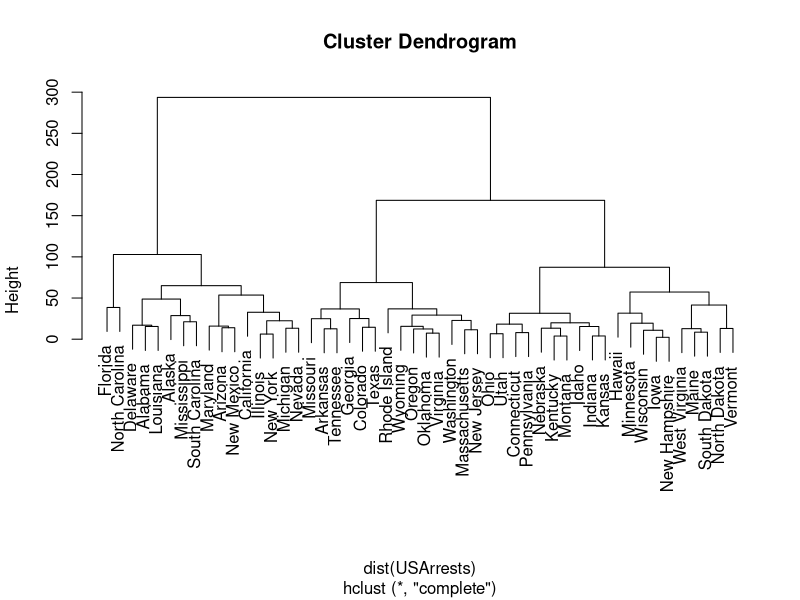
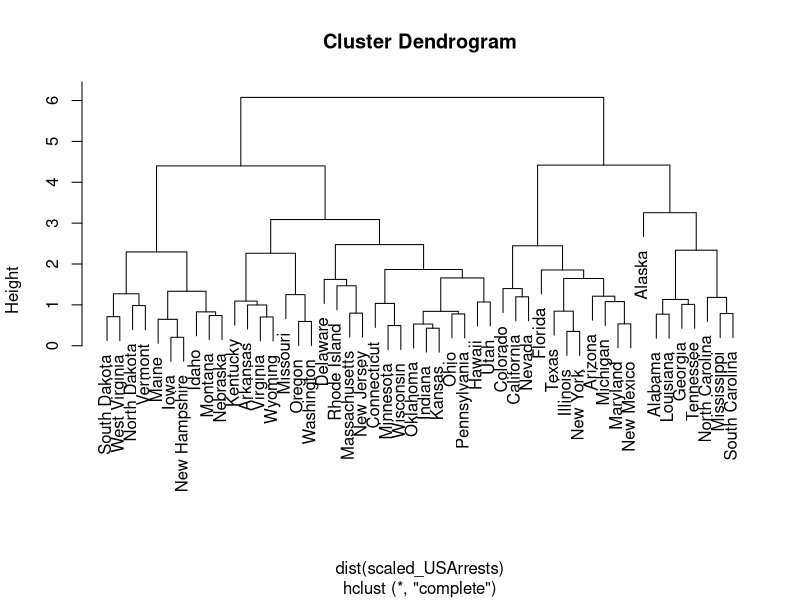
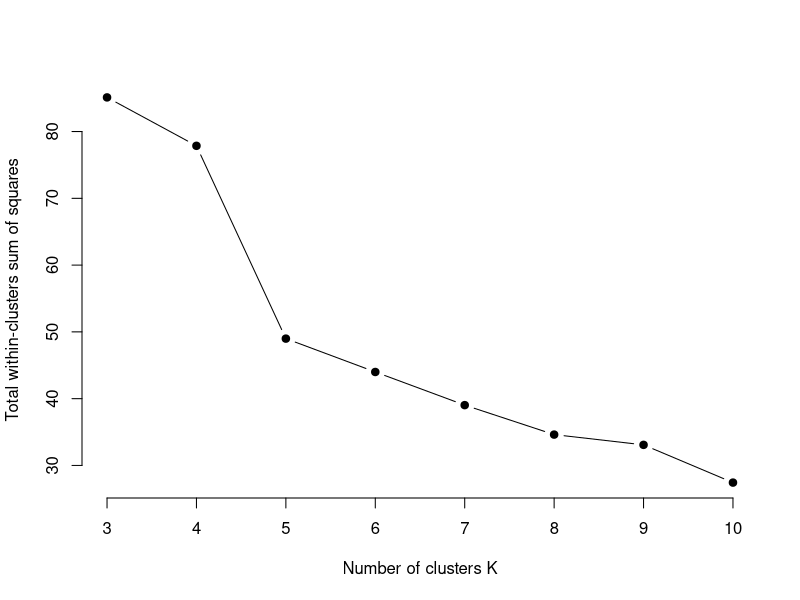

Generate these figures, in order, with R:
## ---- chunk 1
knitr::opts_chunk$set(echo = TRUE)
## ---- chunk 2
hc <- hclust(dist(USArrests))
hc
## ---- chunk 3
plot(hc)
## ---- chunk 4
scaled_USArrests <- scale(USArrests) 
hc_scaled <- hclust(dist(scaled_USArrests))
plot(hc_scaled)
## ---- chunk 5
set.seed(42)
k_max <- 10
wss <- sapply(3:k_max,  function(k) { kmeans(scaled_USArrests, k, iter.max = 50)$tot.withinss})

plot(3:k_max, wss,
     type = "b", pch = 19, frame = FALSE, 
     xlab = "Number of clusters K",
     ylab = "Total within-clusters sum of squares")
